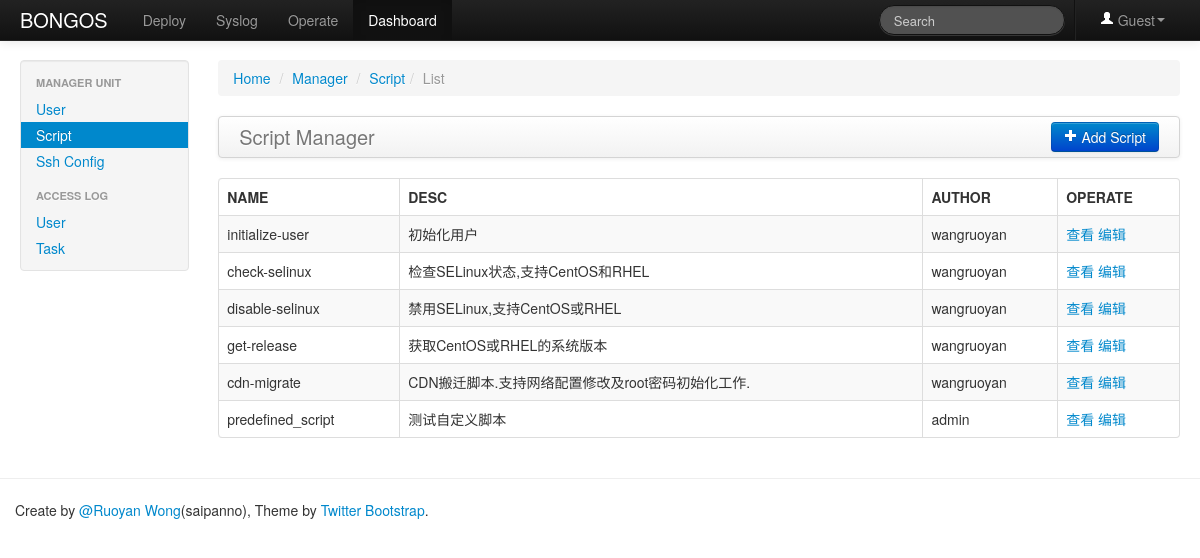
The page /dashboard/script/list (signed in) on the database its author committed.
### web/user/models.py (models this page shows, shortened)
class User(db.Model):
    __tablename__ = app.config['USER_LISTS']
    id = db.Column(db.Integer, primary_key=True)
    email = db.Column(db.UnicodeText, unique=True)
    username = db.Column(db.UnicodeText)
    password = db.Column(db.UnicodeText)

### web/dashboard/models.py (models this page shows, shortened)
class PreDefinedScript(db.Model):
    __tablename__ = app.config['PREDEFINED_SCRIPT_LISTS']
    id = db.Column(db.Integer, primary_key=True)
    name = db.Column(db.UnicodeText)
    desc = db.Column(db.UnicodeText)
    script = db.Column(db.UnicodeText)
    author = db.Column(db.UnicodeText)

### web/dashboard/controlers.py (the view)
@dashboard.route('/script/list')
@login_required
def list_script_ctrl():
    if request.method == 'GET':
        scripts = PreDefinedScript.query.all()
        return render_template('dashboard/predefined_script.html', scripts=scripts, type='list')

### web/extensions.py (called while the page is built)
@login_manager.user_loader
def load_user(user_id):
    return User.query.get(user_id)

### web/templates/dashboard/predefined_script.html (shortened to what this page needs)
{% extends "dashboard/base_dashboard.html" %}
{% block active_dashboard_script %}active{% endblock %}
{% block main %}
    <div class="span10">
    {% if type == 'list' %}
        <ul class="breadcrumb">
            <li><a href="/">Home</a> <span class="divider">/</span></li>
            <li class="#"><a href="#">Manager</a> <span class="divider">/</span></li>
            <li class="#"><a href="#">Script</a><span class="divider">/</span></li>
            <li class="active">List</li>
        </ul>
        <div class="navbar">
            <div class="navbar-inner">
                <a class="brand" href="#">Script Manager</a>
                <div class="btn-group pull-right">
                    <a href="{{ url_for('dashboard.create_script_ctrl')}}" class="btn btn-primary"><i class="icon-plus icon-white"></i> Add Script</a>
                </div>
            </div>
        </div>
        <table class="table table-hover table-bordered table-striped">
            <thead>
            <tr>
                <th>NAME</th>
                <th>DESC</th>
                <th>AUTHOR</th>
                <th>OPERATE</th>
            </tr>
            </thead>
            <tbody>
                {% for script in scripts %}
                    <tr>
                        <td>{{ script.name }}</td>
                        <td>{{ script.desc }}</td>
                        <td>{{ script.author }}</td>
                        <td>
                            <a href="{{ url_for('dashboard.show_script_ctrl', script_id=script.id)}}">查看</a>
                            <a href="{{ url_for('dashboard.edit_script_ctrl', script_id=script.id)}}">编辑</a>
                        </td>
                    </tr>
                {% endfor %}
            </tbody>
        </table>
    {% endif %}
    </div>
{% endblock %}

### web/templates/dashboard/base_dashboard.html
{% extends "index.html" %}
{% block active_dashboard %}active{% endblock %}
{% block sidebar %}
    <div class="span2">
        <div class="well sidebar-nav">
            <ul class="nav nav-list">
                <li class="nav-header">MANAGER UNIT</li>
                <li class="{% block active_dashboard_user %}{% endblock %}"><a href="{{ url_for("dashboard.list_user_ctrl") }}">User</a></li>
                <li class="{% block active_dashboard_script %}{% endblock %}"><a href="{{ url_for("dashboard.list_script_ctrl") }}">Script</a></li>
                <li class="{% block active_dashboard_ssh_config %}{% endblock %}"><a href="{{ url_for("dashboard.list_ssh_config_ctrl") }}">Ssh Config</a></li>
                <li class="nav-header">ACCESS LOG</li>
                <li class=""><a href="#">User</a></li>
                <li class=""><a href="#">Task</a></li>
            </ul>
        </div>
    </div>
{% endblock %}

### web/templates/index.html (shortened to what this page needs)
{% extends "header.html" %}
{% import "macro.html" as ext %}
{% block body %}
    <div class="navbar navbar-inverse navbar-fixed-top">
        <div class="navbar-inner">
            <div class="container-fluid">
                <a class="brand" href="{{ url_for('user.index_ctrl') }}">BONGOS</a>
                <ul class="nav">
                    <li class="{% block active_deploy %}{% endblock %}"><a href="#">Deploy</a></li>
                    <li class="{% block active_syslog %}{% endblock %}"><a href="#">Syslog</a></li>
                    <li class="{% block active_operate %}{% endblock %}"><a href="{{ url_for("operate.list_operate_ctrl", operate_type='Ssh') }}">Operate</a></li>
                    <li class="{% block active_dashboard %}{% endblock %}"><a href="{{ url_for("dashboard.list_user_ctrl") }}">Dashboard</a></li>
                </ul>
                <ul class="nav pull-right">
                    <li class="divider-vertical"></li>
                    <li class="dropdown"><a href="#" class="dropdown-toggle" data-toggle="dropdown"><i class="icon-user icon-white"></i> {{ current_user.username }}<b class="caret"></b></a>
                    </li>
                </ul>
                <form class="navbar-search pull-right" action="">
                    <input class="search-query span2" placeholder="Search" type="text">
                </form>
            </div>
        </div>
    </div>
    <div class="container-fluid">
        <div class="row-fluid">
            {% block sidebar %}
            {% endblock %}
            {% block main %}{% endblock %}
        </div>
    </div>
{% endblock %}

### web/templates/header.html (shortened to what this page needs)
<!DOCTYPE html>
<html lang="en">
<head>
    <link rel=stylesheet type=text/css href="{{ url_for('static', filename='css/bootstrap.css') }}">
    <link rel=stylesheet type=text/css href="{{ url_for('static', filename='css/bootstrap-responsive.css') }}">
    <link rel=stylesheet type=text/css href="{{ url_for('static', filename='css/google-prettify.css') }}">
    <link rel=stylesheet type=text/css href="{{ url_for('static', filename='css/bongos.css') }}">
</head>
<body>
    {% block body %}{% endblock %}
    <hr>
    <footer class="footer">
        <div class="container">
            <p>Create by <a href="https://github.com/saipanno">@Ruoyan Wong</a>(saipanno),  Theme by <a href="http://twitter.github.com/bootstrap">Twitter Bootstrap</a>.</p>
        </div>
    </footer>
</body>
</html>

### web/templates/index.html (style rules this page uses)
body { padding-top: 60px; padding-bottom: 40px; }
.sidebar-nav { padding: 9px 0; }

### rows shown on the page
User: username "Guest"
PreDefinedScript: name "initialize-user", desc "初始化用户", author "wangruoyan"
PreDefinedScript: name "check-selinux", desc "检查SELinux状态,支持CentOS和RHEL", author "wangruoyan"
PreDefinedScript: name "disable-selinux", desc "禁用SELinux,支持CentOS或RHEL", author "wangruoyan"
PreDefinedScript: name "get-release", desc "获取CentOS或RHEL的系统版本", author "wangruoyan"
PreDefinedScript: name "cdn-migrate", desc "CDN搬迁脚本.支持网络配置修改及root密码初始化工作.", author "wangruoyan"
PreDefinedScript: name "predefined_script", desc "测试自定义脚本", author "admin"
